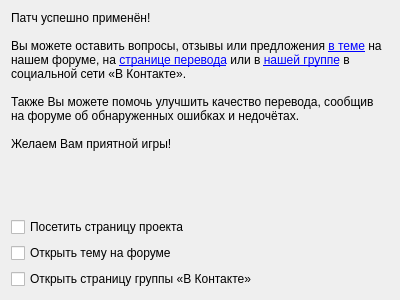
<?xml version="1.0" encoding="UTF-8"?>
<ui version="4.0">
 <class>CompletedPage</class>
 <widget class="QWidget" name="CompletedPage">
  <property name="geometry">
   <rect>
    <x>0</x>
    <y>0</y>
    <width>400</width>
    <height>300</height>
   </rect>
  </property>
  <property name="windowTitle">
   <string>Готово!</string>
  </property>
  <property name="title" stdset="0">
   <string>Процесс успешно завершён</string>
  </property>
  <layout class="QVBoxLayout" name="verticalLayout">
   <item>
    <widget class="QLabel" name="label_2">
     <property name="text">
      <string>Патч успешно применён!
&lt;br/&gt;&lt;br/&gt;
Вы можете оставить вопросы, отзывы или предложения &lt;a href=&quot;http://consolgames.ru/forum/&quot;&gt;в теме&lt;/a&gt; на нашем форуме, на &lt;a href=&quot;http://consolgames.ru/translations/Silent_Hill:_Shattered_Memories&quot;&gt;странице перевода&lt;/a&gt; или в &lt;a href=&quot;http://vk.com/club18909038&quot;&gt;нашей группе&lt;/a&gt; в социальной сети «В Контакте».
&lt;br/&gt;&lt;br/&gt;
Также Вы можете помочь улучшить качество перевода, сообщив на форуме об обнаруженных ошибках и недочётах.
&lt;br/&gt;&lt;br/&gt;
Желаем Вам приятной игры!</string>
     </property>
     <property name="textFormat">
      <enum>Qt::RichText</enum>
     </property>
     <property name="wordWrap">
      <bool>true</bool>
     </property>
     <property name="openExternalLinks">
      <bool>true</bool>
     </property>
    </widget>
   </item>
   <item>
    <spacer name="verticalSpacer">
     <property name="orientation">
      <enum>Qt::Vertical</enum>
     </property>
     <property name="sizeHint" stdset="0">
      <size>
       <width>20</width>
       <height>40</height>
      </size>
     </property>
    </spacer>
   </item>
   <item>
    <widget class="QCheckBox" name="openProjectPage">
     <property name="text">
      <string>Посетить страницу проекта</string>
     </property>
    </widget>
   </item>
   <item>
    <widget class="QCheckBox" name="openForumThread">
     <property name="text">
      <string>Открыть тему на форуме</string>
     </property>
    </widget>
   </item>
   <item>
    <widget class="QCheckBox" name="openVKGroup">
     <property name="text">
      <string>Открыть страницу группы «В Контакте»</string>
     </property>
    </widget>
   </item>
  </layout>
 </widget>
 <resources/>
 <connections/>
</ui>
